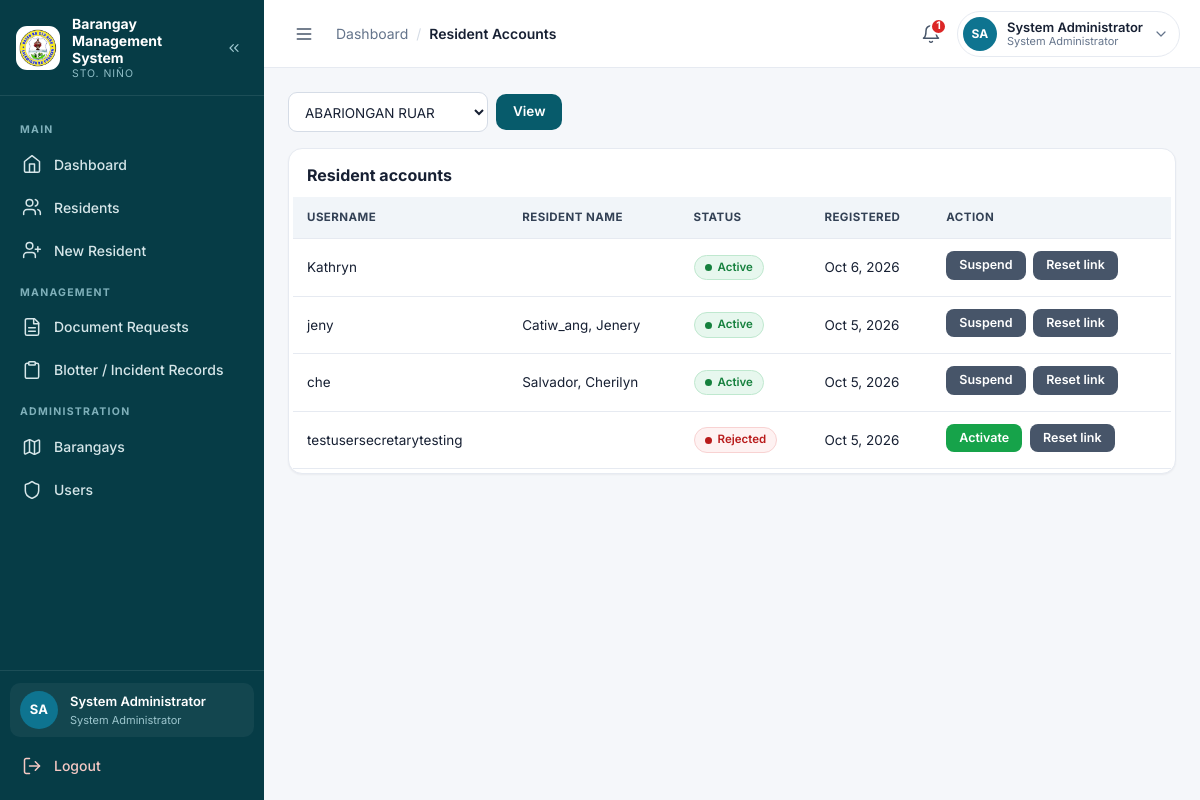
The page /secretary/resident_accounts.php?barangay_id=1 (signed in) on the database its author committed.
### tables this page shows
CREATE TABLE `users` (
  `id` int(11) NOT NULL AUTO_INCREMENT,
  `username` varchar(100) NOT NULL,
  `email` varchar(255) DEFAULT NULL,
  `password` varchar(255) NOT NULL,
  `full_name` varchar(150) NOT NULL,
  `role` enum('admin','secretary','resident') NOT NULL DEFAULT 'secretary',
  `barangay_id` int(11) DEFAULT NULL,
  `brgy_name` varchar(100) DEFAULT NULL,
  `created_at` timestamp NOT NULL DEFAULT current_timestamp(),
  `status` enum('pending','active','rejected','suspended') NOT NULL DEFAULT 'active',
  `deleted_at` timestamp NULL DEFAULT NULL,
  PRIMARY KEY (`id`),
  UNIQUE KEY `username` (`username`),
  UNIQUE KEY `uq_users_email` (`email`),
  KEY `barangay_id` (`barangay_id`),
  KEY `idx_users_deleted_at` (`deleted_at`),
  CONSTRAINT `users_ibfk_1` FOREIGN KEY (`barangay_id`) REFERENCES `barangays` (`id`)
);

CREATE TABLE `residents` (
  `id` int(11) NOT NULL AUTO_INCREMENT,
  `barangay_id` int(11) NOT NULL,
  `user_id` int(11) DEFAULT NULL,
  `last_name` varchar(255) NOT NULL,
  `first_name` varchar(100) NOT NULL,
  `middle_name` varchar(100) DEFAULT NULL,
  `sex` varchar(20) DEFAULT NULL,
  `age` int(11) NOT NULL,
  `birth_date` date DEFAULT NULL,
  `civil_status` varchar(50) DEFAULT NULL,
  `occupation` varchar(100) DEFAULT NULL,
  `contact_no` varchar(30) DEFAULT NULL,
  `email` varchar(255) DEFAULT NULL,
  `address` varchar(255) DEFAULT NULL,
  `photo` varchar(255) DEFAULT NULL,
  `household_no` varchar(50) DEFAULT NULL,
  `is_pwd` enum('Yes','No') NOT NULL DEFAULT 'No',
  `is_student` enum('Yes','No') NOT NULL DEFAULT 'No',
  `created_at` timestamp NOT NULL DEFAULT current_timestamp(),
  `updated_at` timestamp NOT NULL DEFAULT current_timestamp(),
  `deleted_at` timestamp NULL DEFAULT NULL,
  PRIMARY KEY (`id`),
  UNIQUE KEY `uq_residents_user` (`user_id`),
  KEY `idx_residents_barangay` (`barangay_id`),
  KEY `idx_residents_deleted_at` (`deleted_at`),
  CONSTRAINT `residents_ibfk_1` FOREIGN KEY (`barangay_id`) REFERENCES `barangays` (`id`),
  CONSTRAINT `fk_residents_user` FOREIGN KEY (`user_id`) REFERENCES `users` (`id`) ON DELETE SET NULL ON UPDATE CASCADE
);

### config/config.php (called while the page is built, shortened)
<?php
if (!function_exists('url')) {
    function url($path = '') {
        $path = ltrim((string)$path, '/');
        return BASE_URL . '/' . $path;
    }
}
function e($value) { return htmlspecialchars((string)$value, ENT_QUOTES, 'UTF-8'); }
function csrf_token() {
    return $_SESSION['csrf_token'];
}

### secretary/resident_accounts.php (the view, shortened to what this page needs)
<?php
require_once __DIR__ . '/../config/config.php';
$myBrgy = current_barangay_id();
$viewBrgy = $myBrgy;
if (is_admin() && isset($_GET['barangay_id']) && (int)$_GET['barangay_id'] > 0) {
    $viewBrgy = (int)$_GET['barangay_id'];
}
$aq = $conn->prepare(
    "SELECT u.id, u.username, u.full_name, u.status, u.created_at,
            r.id AS resident_id, r.last_name, r.first_name, r.middle_name, r.age
       FROM users u
       LEFT JOIN residents r ON r.user_id = u.id
      WHERE u.deleted_at IS NULL AND u.role = 'resident' AND u.barangay_id = ? AND u.status <> 'pending'
   ORDER BY u.created_at DESC, u.id DESC"
);
$aq->bind_param('i', $viewBrgy);
$aq->execute();
$accounts = $aq->get_result()->fetch_all(MYSQLI_ASSOC);
$allBarangays = null;
if (is_admin()) {
    $allBarangays = $conn->query('SELECT id, barangay_name FROM barangays ORDER BY barangay_name');
}
include BASE_PATH . '/partials/header.php';
?>
<?php if ($allBarangays): ?>
<div class="toolbar">
    <form method="get">
        <select id="barangay_id" name="barangay_id">
            <?php while ($bb = $allBarangays->fetch_assoc()): ?>
                <option value="<?= (int)$bb['id'] ?>"<?= (int)$viewBrgy === (int)$bb['id'] ? ' selected' : '' ?>>
                    <?= e($bb['barangay_name']) ?>
                </option>
            <?php endwhile; ?>
        </select>
        <button class="btn" type="submit">View</button>
    </form>
</div>
<?php endif; ?>
<div class="card table-wrap">
    <h3 style="padding:12px 14px;margin:0">Resident accounts</h3>
    <table>
        <tr><th>Username</th><th>Resident Name</th><th>Status</th><th>Registered</th><th>Action</th></tr>
        <?php foreach ($accounts as $a): ?>
        <tr>
            <td><?= e($a['username']) ?></td>
            <td><?= e(trim(($a['last_name'] ?? '') . ', ' . ($a['first_name'] ?? '') . ' ' . ($a['middle_name'] ?? ''), ', ')) ?></td>
            <td><span class="badge badge--<?= e($a['status']) ?>"><?= e(ucfirst($a['status'])) ?></span></td>
            <td><?= e($a['created_at'] ? date('M j, Y', strtotime($a['created_at'])) : '-') ?></td>
            <td>
                <?php if ($a['status'] === 'pending'): ?>
                    <a class="btn-approve" href="<?= e(url('secretary/resident_accounts.php?action=approve&id=' . (int)$a['id'] . '&token=' . csrf_token())) ?>">Approve</a>
                <?php elseif ($a['status'] === 'active'): ?>
                    <a class="btn-cancel" href="<?= e(url('secretary/resident_accounts.php?action=suspend&id=' . (int)$a['id'] . '&token=' . csrf_token())) ?>"
                       data-confirm="Suspend this account? The resident will not be able to sign in."
                       data-confirm-title="Suspend account">Suspend</a>
                <?php else: ?>
                    <a class="btn-approve" href="<?= e(url('secretary/resident_accounts.php?action=activate&id=' . (int)$a['id'] . '&token=' . csrf_token())) ?>">Activate</a>
                <?php endif; ?>
                <a class="btn-cancel" href="<?= e(url('secretary/resident_accounts.php?action=reset&id=' . (int)$a['id'] . '&token=' . csrf_token())) ?>"
                   data-confirm="Generate a one-time password reset link for this resident? Any previous link will stop working."
                   data-confirm-title="Generate reset link">Reset link</a>
            </td>
        </tr>
        <?php endforeach; ?>
    </table>
</div>
<?php include BASE_PATH . '/partials/footer.php'; ?>

### assets/css/style.css (style rules this page uses)
:root { --primary: #075B6B; --primary-700: #054C59; --primary-900: #063C46; --secondary: #0E7490; --accent: #E58B82; --bg: #F5F7FA; --card: #FFFFFF; --text: #172033; --muted: #64748B; --success: #16A34A; --warning: #F59E0B; --danger: #DC2626; --info: #0E7490; --border: #E6EAF1; --border-strong: #D5DCE6; --sidebar-w: 264px; --sidebar-w-collapsed: 78px; --topbar-h: 68px; --radius: 14px; --radius-sm: 10px; --radius-lg: 18px; --shadow-sm: 0 1px 2px rgba(16, 24, 40, .05); --shadow: 0 4px 16px rgba(16, 24, 40, .06); --shadow-md: 0 12px 32px rgba(16, 24, 40, .12); --ring: 0 0 0 3px rgba(14, 116, 144, .18); --font: 'Inter', system-ui, -apple-system, 'Segoe UI', Roboto, Arial, sans-serif; }
*, *::before, *::after { box-sizing: border-box; }
html { -webkit-text-size-adjust: 100%; }
body { margin: 0; font-family: var(--font); background: var(--bg); color: var(--text); font-size: 14px; line-height: 1.5; -webkit-font-smoothing: antialiased; }
h1, h2, h3, h4 { margin: 0 0 10px; color: var(--text); line-height: 1.25; }
h3 { font-size: 16px; font-weight: 700; }
a { color: var(--secondary); }
.btn, .btn-primary { display: inline-flex; align-items: center; justify-content: center; gap: 8px; background: var(--primary); color: #fff; border: 1px solid transparent; border-radius: 10px; padding: 10px 16px; font-size: 13.5px; font-weight: 600; text-decoration: none; cursor: pointer; font-family: inherit; line-height: 1; transition: background .15s, box-shadow .15s, transform .05s; }
.btn-edit, .btn-delete, .btn-cancel, .btn-approve { display: inline-flex; align-items: center; gap: 6px; padding: 7px 12px; border-radius: 8px; color: #fff; text-decoration: none; font-size: 12.5px; font-weight: 600; border: 1px solid transparent; cursor: pointer; font-family: inherit; line-height: 1; }
.btn-cancel { background: #475569; }
.btn-approve { background: var(--success); }
.table-wrap .btn-edit, .table-wrap .btn-delete, .table-wrap .btn-cancel, .table-wrap .btn-approve { margin: 0 4px 4px 0; }
.card { background: var(--card); border: 1px solid var(--border); border-radius: var(--radius); padding: 20px; box-shadow: var(--shadow-sm); margin-bottom: 18px; min-width: 0; }
.card > h3:first-child { margin-top: 0; }
.badge { display: inline-flex; align-items: center; gap: 6px; padding: 3px 10px; border-radius: 999px; font-size: 11.5px; font-weight: 600; border: 1px solid transparent; white-space: nowrap; }
.badge::before { content: ""; width: 7px; height: 7px; border-radius: 50%; background: currentColor; flex: none; }
table { width: 100%; border-collapse: collapse; background: #fff; font-size: 13.5px; }
th, td { padding: 12px 14px; text-align: left; border-bottom: 1px solid var(--border); vertical-align: middle; }
th { background: #F1F5F9; color: #334155; font-size: 11.5px; font-weight: 700; text-transform: uppercase; letter-spacing: .04em; white-space: nowrap; }
td .btn-edit, td .btn-delete, td .btn-cancel, td .btn { margin: 2px 4px 2px 0; }
.table-wrap { overflow-x: auto; -webkit-overflow-scrolling: touch; }
.table-wrap.card { padding: 4px; }
input, select, textarea { width: 100%; padding: 10px 12px; border: 1px solid var(--border-strong); border-radius: 9px; background: #fff; font-size: 13.5px; color: var(--text); font-family: inherit; }
.toolbar { display: flex; gap: 10px; flex-wrap: wrap; align-items: center; margin-bottom: 16px; }
.toolbar form { display: flex; gap: 8px; align-items: center; flex-wrap: wrap; }
.toolbar input[type="text"], .toolbar input[type="search"], .toolbar select { width: auto; min-width: 200px; line-height: 1; }
.badge--active { background: #E7F7EE; color: #15803D; border-color: #BFE8CF; }
.badge--rejected { background: #FEF2F2; color: #B91C1C; border-color: #F8D2D2; }

### rows shown on the page
users: username "Kathryn", status "Active", created_at "Oct 6, 2026"
residents: user.username "jeny", last_name+first_name+middle_name "Catiw_ang, Jenery", user.status "Active", user.created_at "Oct 5, 2026"
residents: user.username "che", last_name+first_name+middle_name "Salvador, Cherilyn", user.status "Active", user.created_at "Oct 5, 2026"
users: username "testusersecretarytesting", status "Rejected", created_at "Oct 5, 2026"

### other values the page prints
$group "MAIN"
$item['label'] "Dashboard"
$item['label'] "Residents"
$item['label'] "New Resident"
$group "MANAGEMENT"
$item['label'] "Document Requests"
$item['label'] "Blotter / Incident Records"
$group "ADMINISTRATION"
$item['label'] "Barangays"
$item['label'] "Users"
$initials "SA"
$full_name "System Administrator"
$role_label "System Administrator"
$crumb "Resident Accounts"
$pending_notice "1"
